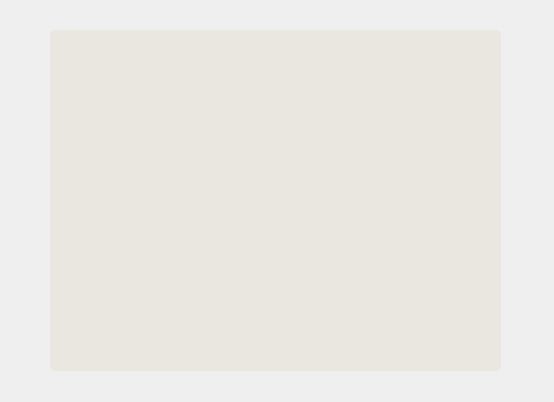
<?xml version="1.0" encoding="UTF-8"?>
<ui version="4.0">
 <class>CarpoolMainWindow</class>
 <widget class="QMainWindow" name="CarpoolMainWindow">
  <property name="geometry">
   <rect>
    <x>0</x>
    <y>0</y>
    <width>554</width>
    <height>402</height>
   </rect>
  </property>
  <property name="windowTitle">
   <string>MainWindow</string>
  </property>
  <widget class="QWidget" name="centralwidget">
   <widget class="QFrame" name="frame">
    <property name="geometry">
     <rect>
      <x>50</x>
      <y>30</y>
      <width>451</width>
      <height>341</height>
     </rect>
    </property>
    <property name="styleSheet">
     <string notr="true">Background: rgb(234, 230, 224);
border-radius: 5px;</string>
    </property>
    <property name="frameShape">
     <enum>QFrame::StyledPanel</enum>
    </property>
    <property name="frameShadow">
     <enum>QFrame::Raised</enum>
    </property>
    <widget class="QLabel" name="DirverButton">
     <property name="geometry">
      <rect>
       <x>70</x>
       <y>100</y>
       <width>100</width>
       <height>100</height>
      </rect>
     </property>
     <property name="styleSheet">
      <string notr="true">background-color: transparent;
border: 2px solid #424242;
border-radius: 50px;
cursor: pointer;

QLabel::hover {
     background-color: rgba(66, 66, 66, 0.1); 
 }</string>
     </property>
     <property name="text">
      <string/>
     </property>
     <property name="pixmap">
      <pixmap resource="Logo.qrc">:/image/car.png</pixmap>
     </property>
     <property name="scaledContents">
      <bool>true</bool>
     </property>
    </widget>
    <widget class="QLabel" name="PassengerButton">
     <property name="geometry">
      <rect>
       <x>280</x>
       <y>100</y>
       <width>100</width>
       <height>100</height>
      </rect>
     </property>
     <property name="styleSheet">
      <string notr="true">background-color: transparent;
border: 2px solid #424242;
border-radius: 50px;
cursor: pointer;

QLabel::hover {
     background-color: rgba(66, 66, 66, 0.1); 
 }</string>
     </property>
     <property name="text">
      <string/>
     </property>
     <property name="pixmap">
      <pixmap resource="Logo.qrc">:/image/peple.png</pixmap>
     </property>
     <property name="scaledContents">
      <bool>true</bool>
     </property>
    </widget>
   </widget>
  </widget>
 </widget>
 <resources>
  <include location="Logo.qrc"/>
 </resources>
 <connections/>
</ui>
